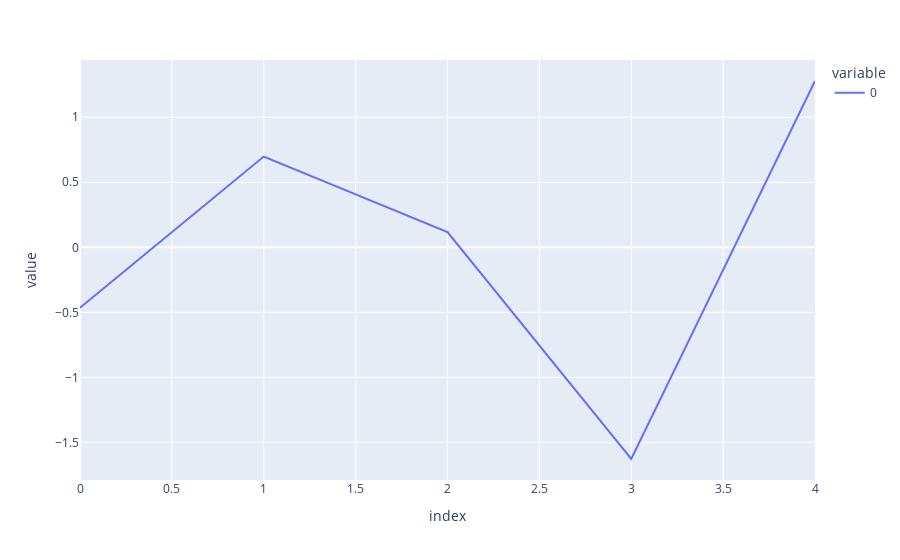

The notebook cell saved with this chart:
### Code cell
px.line(standardized_A)

### Figure 1 — Plotly figure (JSON) as saved in the notebook; plotly's stock layout.template omitted (floating-point values rounded to 4 significant figures)
{"data": [{"hovertemplate": "variable=0<br>index=%{x}<br>value=%{y}<extra></extra>", "legendgroup": "0", "line": {"color": "#636efa", "dash": "solid"}, "marker": {"symbol": "circle"}, "mode": "lines", "name": "0", "orientation": "v", "showlegend": true, "type": "scatter", "x": [0, 1, 2, 3, 4], "xaxis": "x", "y": [-0.465, 0.6975, 0.1162, -1.627, 1.279], "yaxis": "y"}], "layout": {"legend": {"title": {"text": "variable"}, "tracegroupgap": 0}, "margin": {"t": 60}, "xaxis": {"anchor": "y", "domain": [0, 1], "title": {"text": "index"}}, "yaxis": {"anchor": "x", "domain": [0, 1], "title": {"text": "value"}}}}
